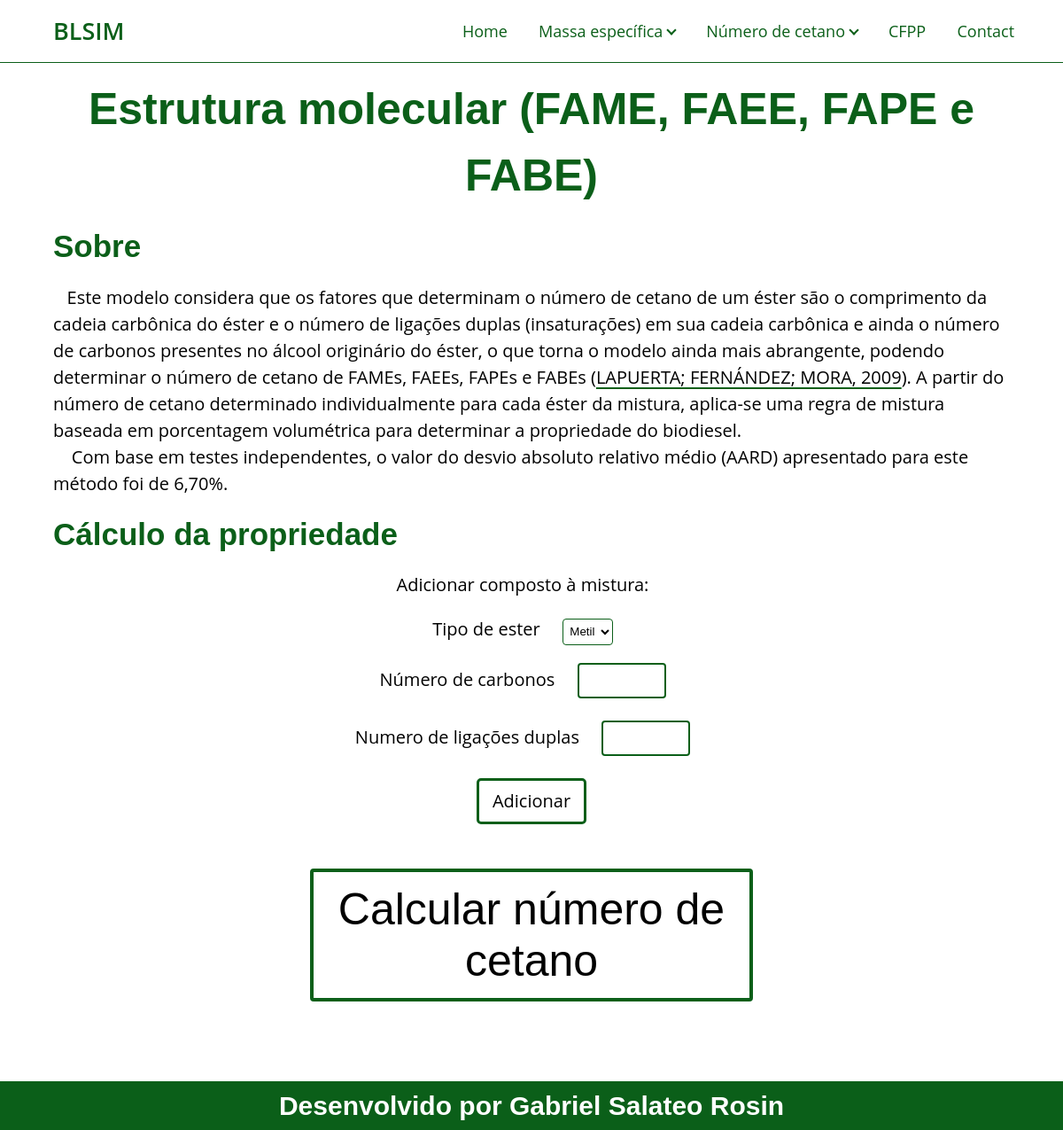
The app's page /cetane-number/Lapuerta-Rodriguez-Mora/ with its own data.
### cetaneNumber/models.py (models this page shows, shortened)
class PredictiveModel(models.Model):
    id = models.BigAutoField(primary_key=True)
    name = models.CharField(max_length=50 ,verbose_name="Model's name")
    brief_description = models.CharField(max_length=500, verbose_name="Brief description for home page")
    description = models.TextField(verbose_name="Model's description")

### cetaneNumber/views.py (the view, shortened to what this page needs)
# urls.py: path('Lapuerta-Rodriguez-Mora/', views.LapuertaRodriguez.as_view(), name='lapuerta_rodriguez'),
class LapuertaRodriguez(DetailView):
    template_name = "cetaneNumber/lapuerta_rodriguez.html"
    model = get_object_or_404(models.PredictiveModel,
        name = "Estrutura molecular (FAME, FAEE, FAPE e FABE)")
    context = {
        "model": model,
    }
    def get(self, request, *args, **kwargs):
        self.context['result'] = None
        return render(request, self.template_name, self.context)

### cetaneNumber/templates/cetaneNumber/lapuerta_rodriguez.html (shortened to what this page needs)
{% extends 'cetaneNumber/model.html' %}
{% load static %}
{% block prediction_form %}
    <h2>Cálculo da propriedade</h2>
    <div class="form-center">
        <form action="." method="POST">
            <div class="add-compound add-esther">
                <label for="Add compound to mixture">Adicionar composto à mistura:</label>
                <div>
                    <label for="Esther type">Tipo de ester</label>
                    <select id="Esther type">
                        <option value="1">Metil</option>
                    </select>
                </div>
                <div>
                    <label for="Carbons number">Número de carbonos</label>
                    <input id="carbons-number" type="number" />
                </div>
                <div>
                    <label for="Double bounds">Numero de ligações duplas</label>
                    <input id="double-bounds-number" type="number" />
                </div>
                <div onclick="addCompound();" class="add-button">Adicionar</div>
            </div>
            <input type="submit" value="Calcular número de cetano" />
        </form>
    </div>
{% endblock prediction_form %}

### cetaneNumber/templates/cetaneNumber/model.html (shortened to what this page needs)
{% extends 'base.html' %}
{% load static %}
{% block content %}
    <section class="content">
        <div class="responsive-space"></div>
        <h1>{{ model.name }}</h1>
        <h2>Sobre</h2>
        {{ model.description|safe }}
        {% block prediction_form %}{% endblock prediction_form %}
    </section>
{% endblock content %}

### templates/static/assets/CSS/variables.css (style rules this page uses)
:root { --primary-green: rgba(11, 95, 25, 1); --secondary-green: rgba(11, 95, 25, 0.9); --white-color: rgba(255, 255, 255, 1); --primary-yellow: rgb(255, 223, 0); }

### templates/static/assets/CSS/content.css (style rules this page uses)
.responsive-space { height: 70px; }
.content h1 { margin: 2vh 5vw 2vh 5vw; color: var(--primary-green); text-align: center; }
.content h2 { margin: 2vh 5vw 2vh 5vw; color: var(--primary-green); }
.content p { margin: 0px 5vw 0px 5vw; }
.content a { color: inherit; text-decoration-color: var(--primary-green); text-decoration-thickness: 2px; text-underline-offset: 4px; }

### templates/static/assets/CSS/elements.css (style rules this page uses)
* { margin: 0; padding: 0; box-sizing: border-box; }
html { font-size: 62.5%; scrollbar-color: var(--primary-green); }
::placeholder { color: black; }
input[type=number] { -moz-appearance: textfield; }
body { font-family: "Open Sans", sans-serif; font-size: 2rem; line-height: 1.5; }
h1, h2, h3, h4, h5, h6 { font-family: 'Montserrat', sans-serif; }
h1 { font-size: 5rem; }
h2 { font-size: 3.5rem; }

### templates/static/assets/CSS/prediction_form.css (style rules this page uses)
.content .form-center { text-align: center; }
.content .add-compound { margin-bottom: 10px; font-size: 20px; display: flex; flex-wrap: wrap; justify-content: center; align-items: center; }
.content .add-compound label { margin-right: 20px; }
.content .add-compound select, input { height: 30px; margin-right: 20px; font-weight: 100; background-color: white; border: 1px solid var(--primary-green); border-radius: 4px; cursor: pointer; transition: all 0.5s ease; text-align: center; }
.content .add-compound .add-button { padding: 8px 15px; display: flex; justify-content: center; align-items: center; cursor: pointer; border: 3px solid var(--primary-green); border-radius: 5px; transition: all 0.5s ease; }
.content .form-center input[type=number] { margin-bottom: 5px; width: 100px; height: 40px; border: 2px solid var(--primary-green); border-radius: 4px; color: black; text-align: center; font-size: 2rem; }
.content .form-center input[type=submit] { margin: 40px 0px; height: 150px; width: 80%; max-width: 500px; font-size: 5rem; white-space: normal; background-color: var(--white-color); border: 4px solid var(--primary-green); cursor: pointer; font-weight: 100; transition: all 0.5s ease; }
.content .add-esther { flex-direction: column; }
.content .add-esther div { margin-top: 20px; }

### records on screen
PredictiveModel: name "Estrutura molecular (FAME, FAEE, FAPE e FABE)", description "Este modelo considera que os fatores que determinam o número de cetano de um éster são o comprimento da cadeia carbônica do éster e o número de ligações duplas (insaturações) em sua cadeia carbônica e ainda o número de carbonos presentes no álcool originário do éster, o que torna o modelo ainda mais abrangente, podendo determinar o número de cetano de FAMEs, FAEEs, FAPEs e FABEs ( LAPUERTA; FERNÁNDEZ; MORA, 2009 ). A partir do número de cetano determinado individualmente para cada éster da mistura, aplica-se uma regra de mistura baseada em porcentagem volumétrica para determinar a propriedade do biodiesel. Com base em testes independentes, o valor do desvio absoluto relativo médio (AARD)…"
